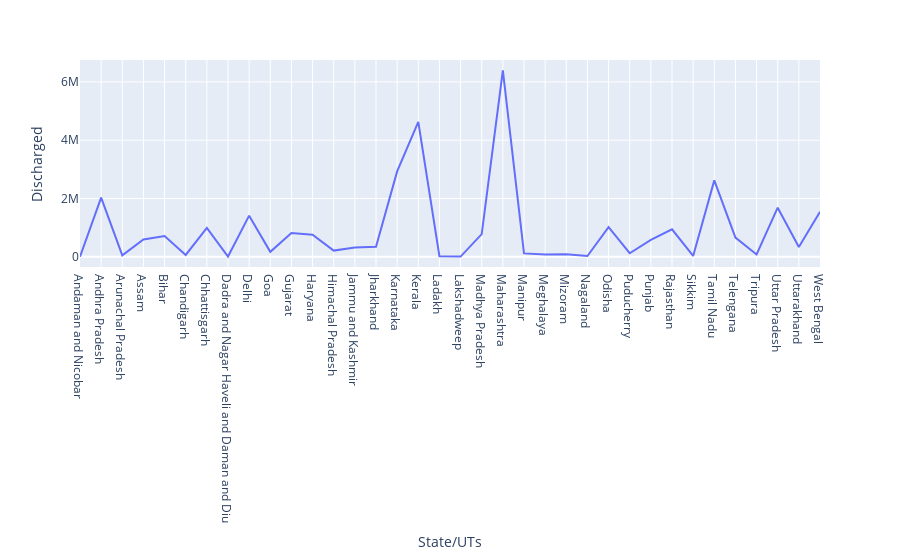

Notebook cell for this chart:
### Code cell
px.line(data,
      'State/UTs',
      'Discharged',
       )

### Figure 1 — Plotly figure (JSON) as saved in the notebook; plotly's stock layout.template omitted (floating-point values rounded to 4 significant figures)
{"data": [{"hovertemplate": "State/UTs=%{x}<br>Discharged=%{y}<extra></extra>", "legendgroup": "", "line": {"color": "#636efa", "dash": "solid"}, "marker": {"symbol": "circle"}, "mode": "lines", "name": "", "orientation": "v", "showlegend": false, "type": "scatter", "x": ["Andaman and Nicobar", "Andhra Pradesh", "Arunachal Pradesh", "Assam", "Bihar", "Chandigarh", "Chhattisgarh", "Dadra and Nagar Haveli and Daman and Diu", "Delhi", "Goa", "Gujarat", "Haryana", "Himachal Pradesh", "Jammu and Kashmir", "Jharkhand", "Karnataka", "Kerala", "Ladakh", "Lakshadweep", "Madhya Pradesh", "Maharashtra", "Manipur", "Meghalaya", "Mizoram", "Nagaland", "Odisha", "Puducherry", "Punjab", "Rajasthan", "Sikkim", "Tamil Nadu", "Telengana", "Tripura", "Uttar Pradesh", "Uttarakhand", "West Bengal"], "xaxis": "x", "y": [7490, 2033447, 54196, 594506, 716288, 64410, 991705, 10666, 1413649, 172907, 815838, 760821, 215156, 324827, 343087, 2930867, 4631330, 20580, 10310, 781973, 6397018, 118141, 79542, 88358, 30452, 1017714, 124402, 585056, 945362, 30922, 2623459, 659263, 83285, 1686887, 336083, 1548294], "yaxis": "y"}], "layout": {"legend": {"tracegroupgap": 0}, "margin": {"t": 60}, "xaxis": {"anchor": "y", "domain": [0, 1], "title": {"text": "State/UTs"}}, "yaxis": {"anchor": "x", "domain": [0, 1], "title": {"text": "Discharged"}}}}
